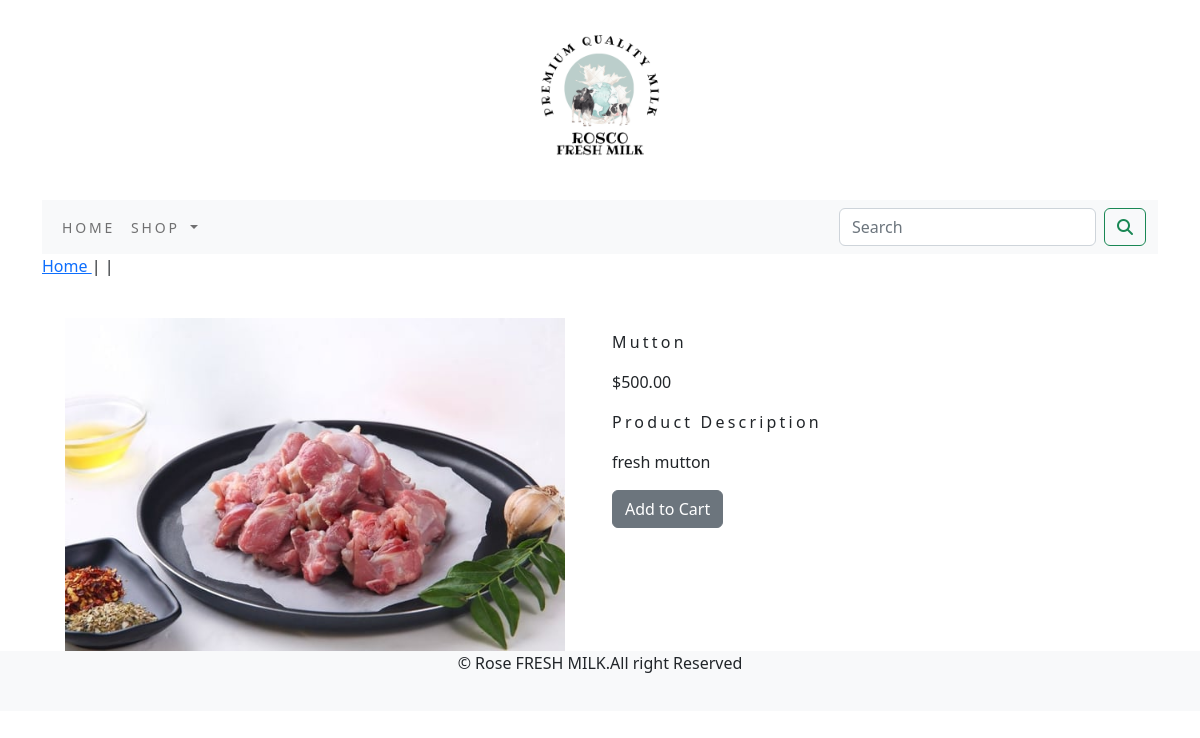
The app's page /shop/meat-1/mutton-1/ with its own data.
### shopApp/models.py (models this page shows, shortened)
class product(models.Model):
    name=models.CharField(max_length=250,unique=True)
    slug=models.SlugField(max_length=250,unique=True)
    description=models.TextField(blank=True)
    price=models.DecimalField(max_digits=10,decimal_places=2)
    category=models.ForeignKey(Category,on_delete=models.CASCADE)
    image = models.ImageField(upload_to='product', blank=True)
    stock=models.IntegerField()
    available=models.BooleanField(default=True)
    created=models.DateTimeField(auto_now_add=True)
    update=models.DateTimeField(auto_now=True)
    class Meta:
        ordering = ('name', )
        verbose_name='product'
        verbose_name_plural='products'

### shopApp/views.py (the view)
# urls.py: path('<slug:c_slug>/<slug:product_slug>/', views.proDetail, name='prodCatdetail')
def proDetail(request,c_slug,product_slug):
    try:
        product1=product.objects.get(category__slug=c_slug,slug=product_slug)
    except Exception as e:
        raise e
    return render(request,'product.html',{'product1':product1})

### cart/context_processors.py (called while the page is built)
def counter(request):
    item_counter=0
    if 'admin' in request.path:
        return {}
    else:
        try:
            Cart1=Cart.objects.filter(cart_id=_cart_id(request))
            car_items=CartItem.objects.all().filter(Cart1=Cart1[:1])
            for cart_items in car_items:
                item_counter += cart_items.quantity
        except Cart.DoesNotExist:
            item_counter = 0
    return  dict(item_counter=item_counter)

### cart/views.py (called while the page is built)
def _cart_id(request):
    cart1=request.session.session_key
    if not cart1:
        cart1=request.session.create()
    return cart1

### shopApp/context_processors.py (called while the page is built)
def menu_links(request):
    links=Category.objects.all()
    return  dict(links=links)

### shopApp/models.py (called while the page is built)
    def get_url(self):
        return  reverse('shop:product_by_category',args=[self.slug])

### templates/product.html (shortened to what this page needs)
{% extends 'home.html' %}
{% load static %}
{% block content %}
<div class="row my_prod_row_class">
    <div class="mx-auto">
        <p><a href="{% url 'shop:allProdcat' %}" >Home </a> | <a href="{{product1.category.get_url}}">{{product.category}}</a>|{{product.name}}</p>
    </div>
<div class="container">
<br>
<div class="row">
    <div class="col-12 col-sm-12 col-md-12 col-lg-6 text-center">
        <div>
            <img src="{{product1.image.url}}" alt="{{product1.name}}" width="500px">
        </div>
    </div>
    <div class="col-12 col-sm-12 col-md-12 col-lg-6 ">
        <h1 class="my_prod_title">{{product1.name}}</h1>
        <p>${{product1.price}}</p>
        <p class="my_title">Product Description</p>
        <p class="text-justify my_prod_text">{{product1.description}}</p>
        {% if product1.stock <= 0 %}
        <p class="text-justify my_prod_text"><b>Out of stock</b></p>
        {% else %}
        <a class="btn btn-secondary" href="{% url 'cart:add_cart' product1.id %}">Add to Cart</a>
        {% endif %}
    </div>
</div>
</div>
</div>
</div>
{% endblock %}

### static/css/custom.css (style rules this page uses)
body { font-family: 'Roboto Mono', monospace; }
.my_title { font-size:16px; text_transform:uppercase; letter-spacing:.2em; }
.my_prod_title { font-size:16px; text_transform:uppercase; letter-spacing:.2em; padding-top:15px; padding-bottom:10px; }
.my_prod_text { padding-right:20px; }

### records on screen
product: image (picture), name "Mutton", price "500.00", description "fresh mutton"
